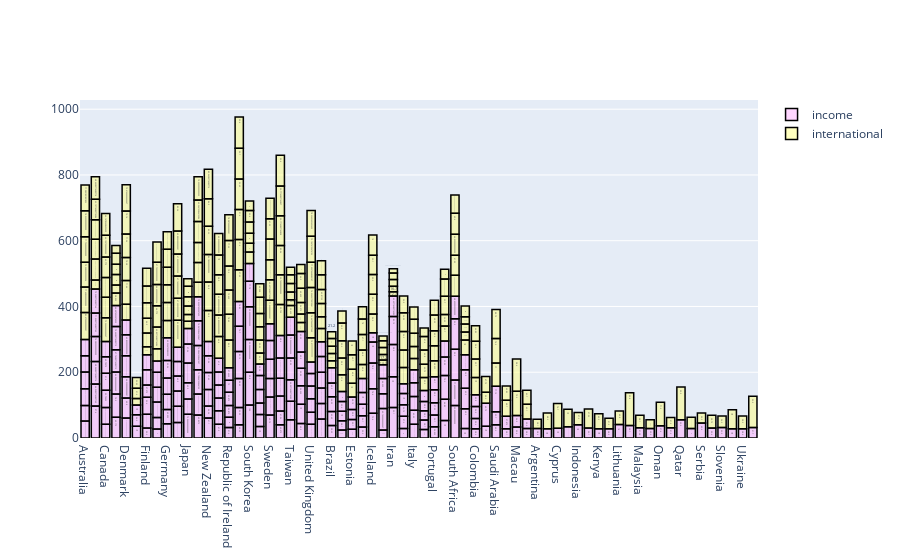

The code cell stored with this chart in its notebook:
### Code cell
# import graph objects as "go"
import plotly.graph_objs as go

# Création de la première trace 
trace1 = go.Bar(
                x = df2.index,
                y = df2.income,
                name = "income",
                marker = dict(color = 'rgba(255, 174, 255, 0.5)',
                             line = dict(color ='rgb(0,0,0)',width =1.5)),
                text = df2.income)

# Création de la deuxième trace 
trace2 = go.Bar(
                x = df2.index,
                y = df2.international,
                name = "international",
                marker = dict(color = 'rgba(255, 255, 128, 0.5)',
                              line = dict(color = 'rgb(0,0,0)',width = 1.5)),
                text = df2.international)
data = [trace1, trace2]
layout = go.Layout(barmode = "relative")
fig = go.Figure(data = data, layout = layout)
iplot(fig)

### Figure 1 — Plotly figure (JSON) as saved in the notebook; plotly's stock layout.template omitted (floating-point values rounded to 4 significant figures; data arrays with more than 128 entries replaced by an {"elided": "..."} marker saying what was removed)
{"data": [{"marker": {"color": "rgba(255, 174, 255, 0.5)", "line": {"color": "rgb(0,0,0)", "width": 1.5}}, "name": "income", "text": {"elided": "247 float values"}, "type": "bar", "x": {"elided": "247 str values"}, "y": {"elided": "247 float values"}}, {"marker": {"color": "rgba(255, 255, 128, 0.5)", "line": {"color": "rgb(0,0,0)", "width": 1.5}}, "name": "international", "text": {"elided": "247 float values"}, "type": "bar", "x": {"elided": "247 str values"}, "y": {"elided": "247 float values"}}], "layout": {"barmode": "relative"}}
